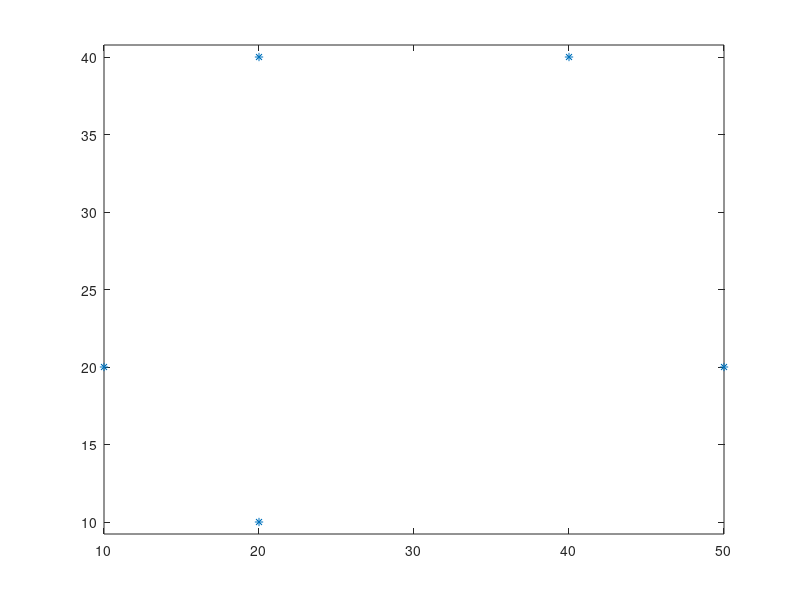

Source code (MATLAB): (Note: this script raises an error after producing the figure.)
clear

px = [10 20 40 50 20];
py = [20 40 40 20 10];

plot(px, py, '*');
axis equal
hold on
n = 4;
syms t 
cx(t) = 0*t;
cy(t) = 0*t;

for i=0:n
    b(t) = nchoosek(n,i)*t^i*(1-t)^(n-i);
    cx(t) = cx(t) + px(i+1)*b(t);
    cy(t) = cy(t) + py(i+1)*b(t);
end
qx = diff(cx,t);
qy = diff(cy,t);
fplot(cx,cy, [0 1]);
P = [cx(0) cy(0) cx(1) cy(1)];
quiver(P(1), P(3), qx(0), qy(0));
quiver(P(2), P(4), qx(1), qy(1));